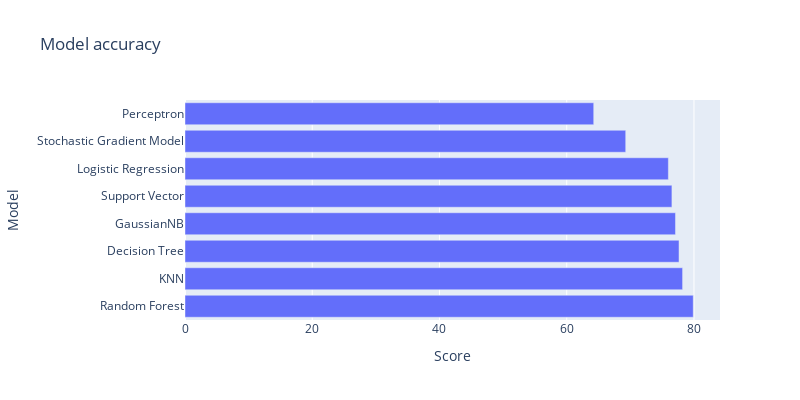

The cell this chart's notebook holds for it:
### Markdown cell above
Which model best fits the dataset?

### Code cell
results = pd.DataFrame(
    {'Model' :["Logistic Regression", "Stochastic Gradient Model", "Support Vector", "KNN", "GaussianNB", "Decision Tree", "Random Forest", "Perceptron"], 
    'Score':[lg_model_accuracy,sgd_model_accuracy,svm_model_accuracy, knn_accuracy, gnb_model_accuracy, dt_model_accuracy, rmf_model_accuracy,ppn_model_accuracy]}
)

results_df = results.sort_values(by="Score", ascending=False)

#Graphical display 

import plotly.express as pltx

fig = pltx.bar(results_df,
               y="Model", x="Score",
               title = "Model accuracy",
               width = 800,height=400)
fig.show()

### Figure 1 — Plotly figure (JSON) as saved in the notebook; plotly's stock layout.template omitted (floating-point values rounded to 4 significant figures)
{"data": [{"alignmentgroup": "True", "hovertemplate": "Score=%{x}<br>Model=%{y}<extra></extra>", "legendgroup": "", "marker": {"color": "#636efa", "pattern": {"shape": ""}}, "name": "", "offsetgroup": "", "orientation": "h", "showlegend": false, "textposition": "auto", "type": "bar", "x": [79.89, 78.21, 77.65, 77.09, 76.54, 75.98, 69.27, 64.25], "xaxis": "x", "y": ["Random Forest", "KNN", "Decision Tree", "GaussianNB", "Support Vector", "Logistic Regression", "Stochastic Gradient Model", "Perceptron"], "yaxis": "y"}], "layout": {"barmode": "relative", "height": 400, "legend": {"tracegroupgap": 0}, "title": {"text": "Model accuracy"}, "width": 800, "xaxis": {"anchor": "y", "domain": [0, 1], "title": {"text": "Score"}}, "yaxis": {"anchor": "x", "domain": [0, 1], "title": {"text": "Model"}}}}
